Frame 1 (no input): blank canvas, image omitted
Frame 60 (no input): blank canvas, image omitted
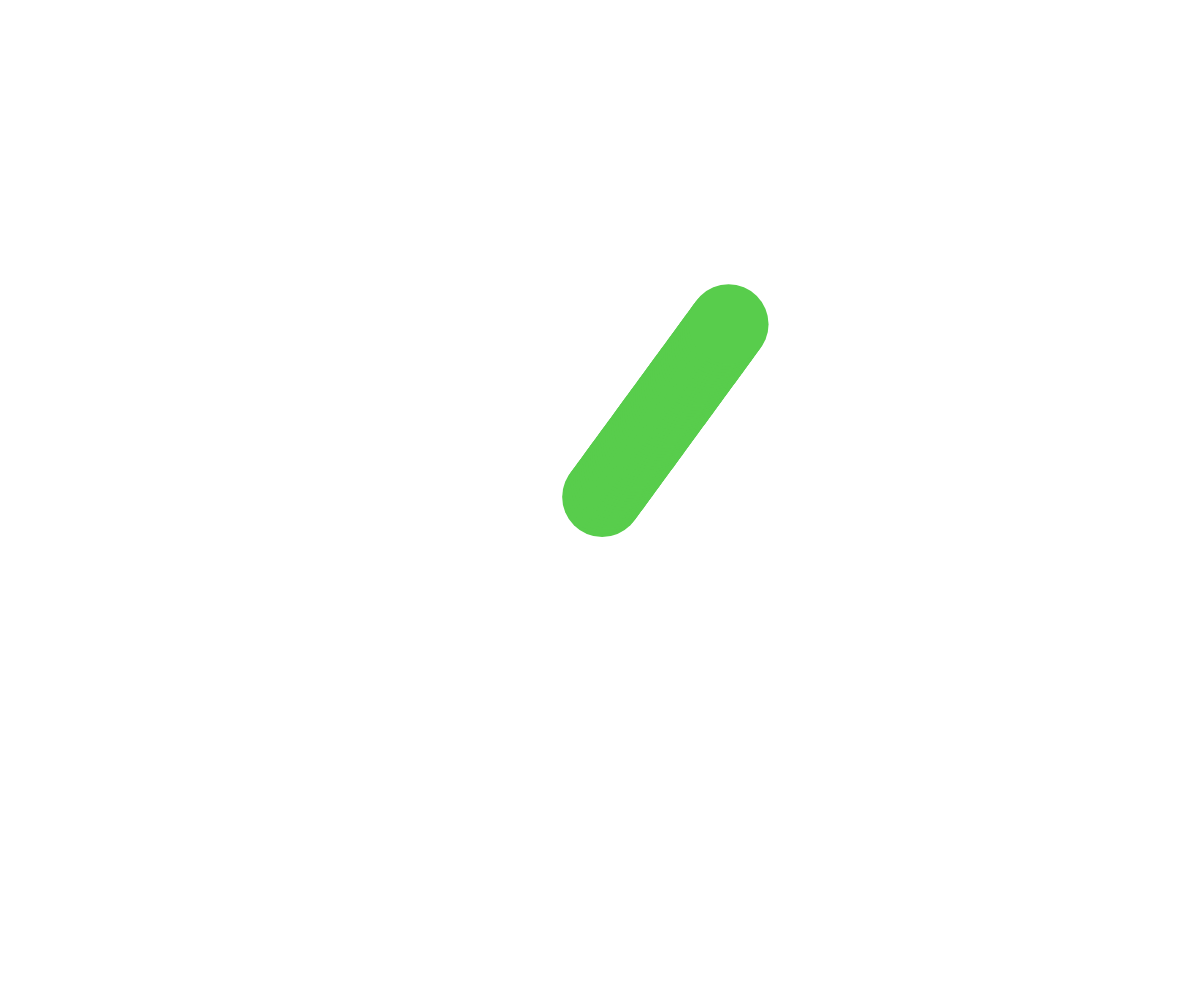
Frame 120 (the mouse pressed at the canvas centre since frame 60)

The p5.js sketch whose frames 1 and 60 were blank and that drew this single picture after the mouse press (run headless with seeded random() and noise() and a simulated clock; from frame 60 on, the mouse is pressed at the canvas centre):

// p5.js sketch
// ── sketch.js
// Object Notataion and Arrays Demo
// Ryley
// Oct 5, 2026
//
// Extra for Experts:
// - describe what you did to take this project "above and beyond"


let theCircles = [];

async function setup() {
  createCanvas(windowWidth, windowHeight);
  noStroke();
}

function draw() {
  //background(220);

  for (let theCircle of theCircles) {

    //move circle
    theCircle.x += theCircle.dx;
    theCircle.y += theCircle.dy;
  
    //bounce off edges
    if (theCircle.x <= 0 + theCircle.radius || theCircle.x >= width - theCircle.radius) {
      theCircle.dx *= -1;
    
    }
  
    if (theCircle.y <= 0 + theCircle.radius || theCircle.y >= height - theCircle.radius) {
      theCircle.dy *= -1;
  
    }
  
    //Display the circle
    fill(theCircle.r,theCircle.g,theCircle.b);
    circle(theCircle.x,theCircle.y,theCircle.radius*2);
  }

}
function mousePressed () {
  spawnCircle();
}

function spawnCircle() {
  let someCircle = {
    x: mouseX,
    y: mouseY,
    dx: random(-5, 5),
    dy: random(-5,5),
    radius: random(10,50),
    r: random(255),
    g: random(255),
    b: random(255),
  };
  theCircles.push(someCircle);
}
